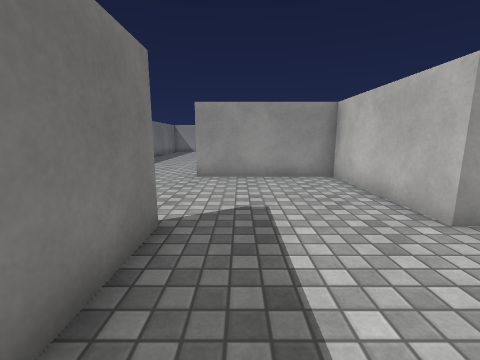
view 1 (above)

19 first-person views from a walk through a 3-D level made in the Unity game engine. The camera is 1.2 m above the floor, tilts 10° down and sees 90° across. The floor is counted in squares, 0.9 m on a side. Each view is taken from the middle of a square. On the plan, view 1 faces up. The plan holds only what a view shows up to about 12 squares ahead; the rest is blank. The player is left out. Surface patterns are stand-ins for the level's own textures.

view 2
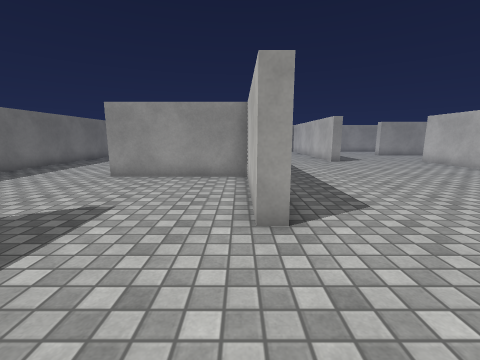

view 3
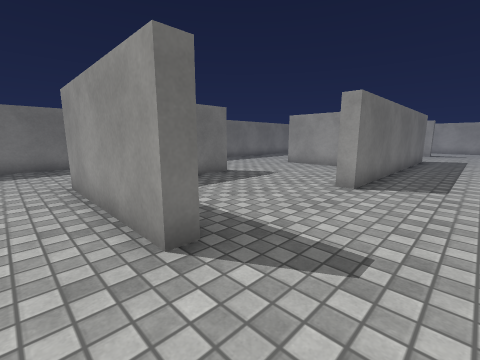

view 4
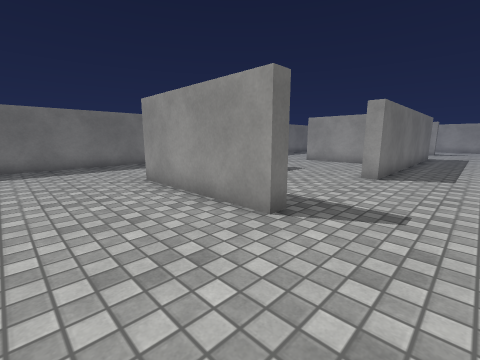

view 5
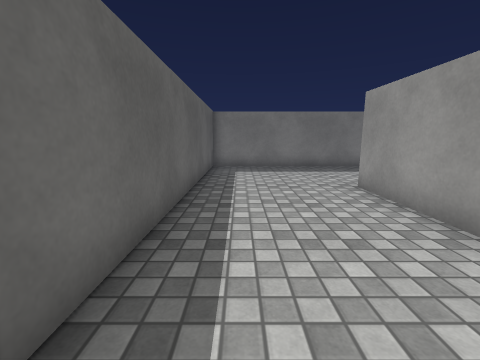

view 6
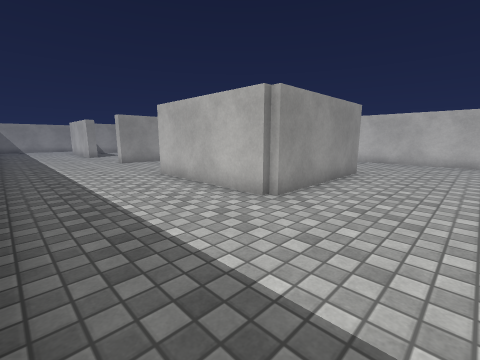

view 7
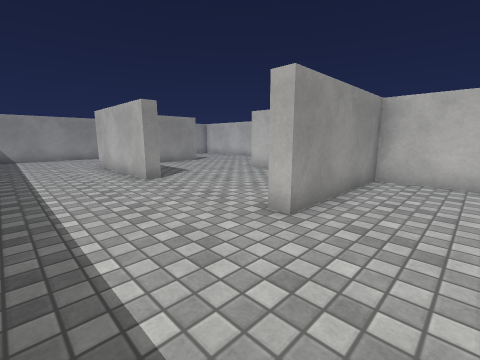

view 8
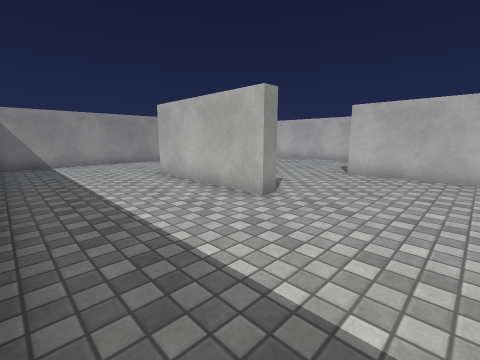

view 9
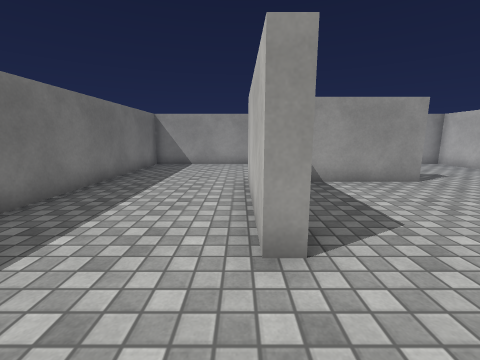

view 10
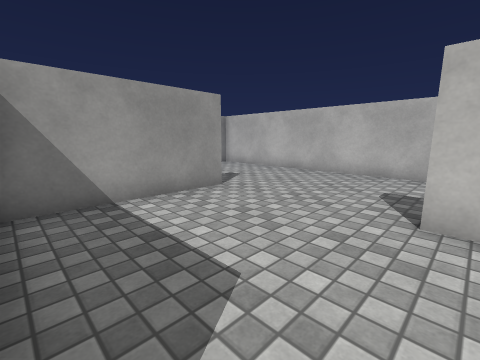

view 11
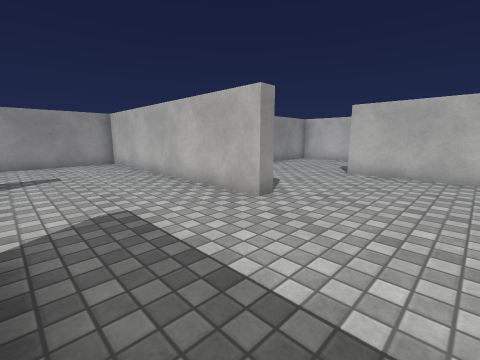

view 12
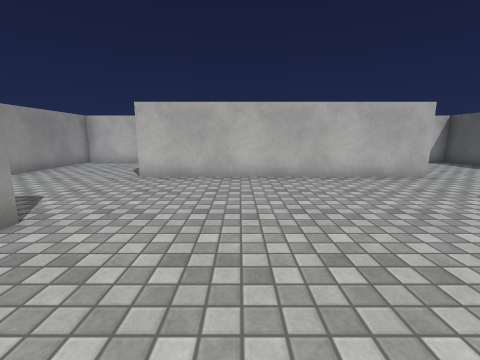

view 13
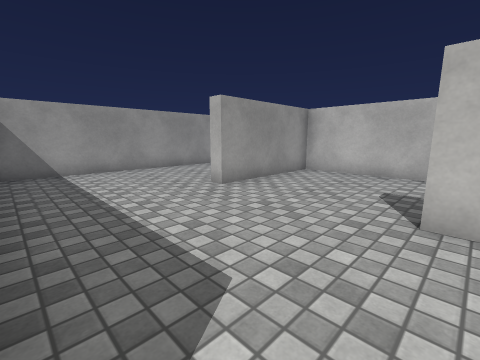

view 14
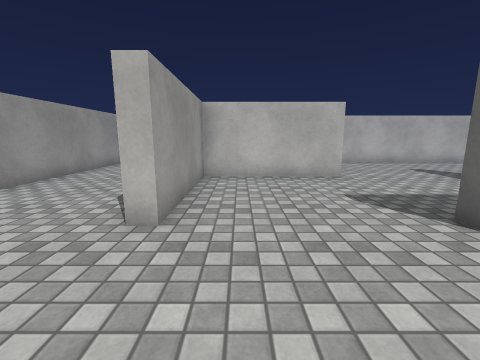

view 15
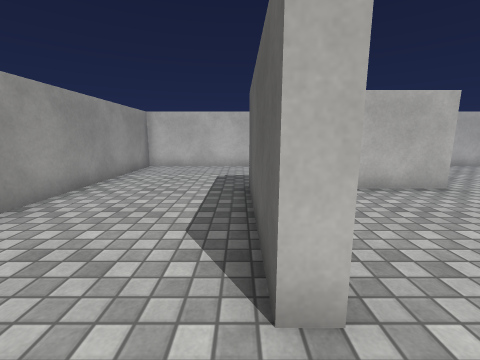

view 16
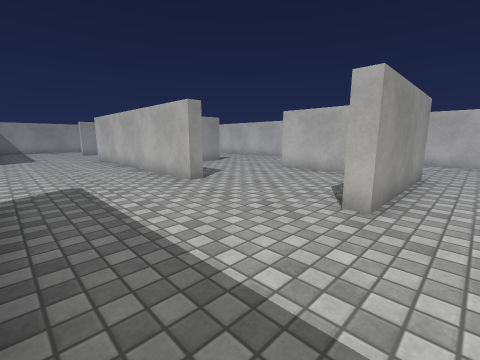

view 17
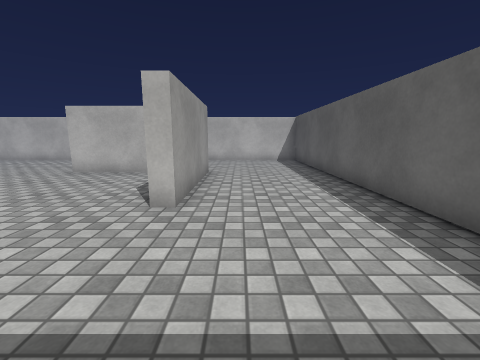

view 18
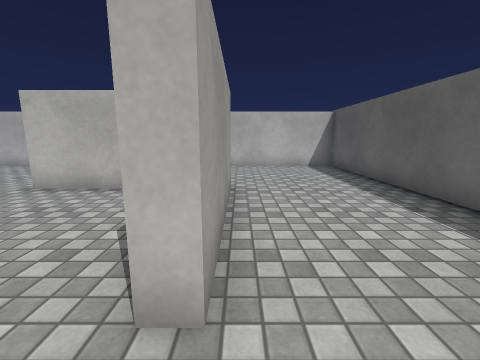

view 19
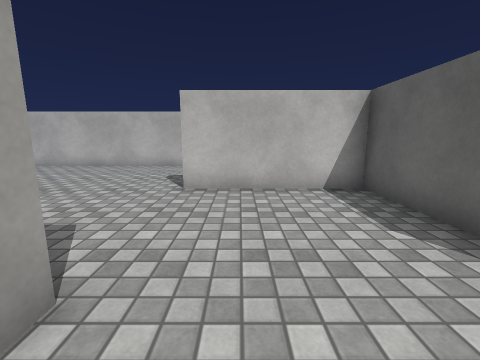

### Floor plan
Points are (right, up) in squares from view 1. A wall is a line through its corners. A room is listed if a view was taken in it or the views show most of it. See-through windows are left out.
Room 1 (views 1, 2, 3, 4, 5, 6, 7, 8, 9, 10, 11, 12, 13, 14, 15, 16, 17, 18, 19)
walls: (8.8, 13.5) (8.1, 13.5) (8.1, 23.2) (4, 23.2); (3.3, 9.9) (3.3, 13.5); (3.8, 12) (3.8, 3.5) (3.3, 3.5) (3.3, 8.2) (-1.5, 8.2) (-1.5, 8.8); (13.9, 3.5) (13.3, 3.5) (13.3, 13.5) (13.8, 13.5); (-1.1, 13.5) (-1.7, 13.5) (-1.7, 18.5); (3.6, 18.2) (-1.1, 18.2); (-1.2, 3.5) (-1.2, 1.1); (3.5, -1.1) (3.5, -1.7) (-1.7, -1.7) (-1.7, 3.5); (18.3, 13.4) (18.3, 18.2) (13.5, 18.2) (13.5, 18.7) (18.5, 18.7); (15, -1.3) (18.3, -1.3) (18.3, 3.5); (8.1, -5.1) (8.1, -1.8); (-6.2, 12.2) (-6.2, 9.2); (18.6, -1.7) (13.5, -1.7) (13.5, -1.2); (12, -6.3) (23.2, -6.3) (23.2, -1.1); (23.2, 4.6) (23.2, 11.6); (-6.2, 0.8) (-6.2, -6.3) (4, -6.3); (-1.5, 23.2) (-6.2, 23.2) (-6.2, 15.1); (23.2, 18.5) (23.2, 23.2) (9, 23.2)

Where each view was taken, in squares from view 1:
view 1: 0 up, 0 right, facing up
view 2: 0 up, 3 right, facing up
view 3: 3 down, 6 right, facing up-left
view 4: 5 down, 6 right, facing up-left
view 5: 5 down, 5 right, facing left
view 6: 5 down, 6 left, facing up-right
view 7: 6 up, 5 left, facing up-right
view 8: 10 up, 6 left, facing up-right
view 9: 11 up, 2 left, facing up
view 10: 13 up, 1 left, facing up-right
view 11: 10 up, 4 right, facing up-right
view 12: 10 up, 5 right, facing right
view 13: 13 up, 9 right, facing up-right
view 14: 17 up, 10 right, facing right
view 15: 19 up, 12 right, facing right
view 16: 3 down, 9 right, facing up-right
view 17: 3 down, 9 right, facing right
view 18: 2 down, 12 right, facing right
view 19: 2 up, 12 right, facing right
